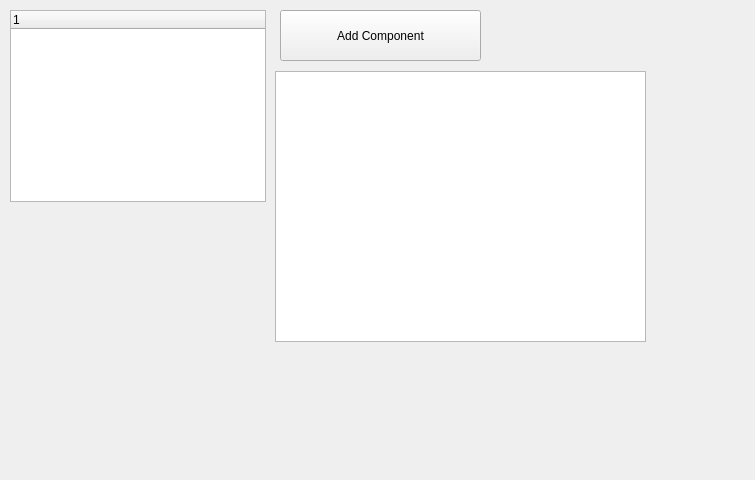
<?xml version="1.0" encoding="UTF-8"?>
<ui version="4.0">
 <class>MainWindow</class>
 <widget class="QMainWindow" name="MainWindow">
  <property name="geometry">
   <rect>
    <x>0</x>
    <y>0</y>
    <width>755</width>
    <height>480</height>
   </rect>
  </property>
  <property name="windowTitle">
   <string>Main Window</string>
  </property>
  <widget class="QWidget" name="centralwidget">
   <widget class="QTreeWidget" name="treeCompView">
    <property name="geometry">
     <rect>
      <x>10</x>
      <y>10</y>
      <width>256</width>
      <height>192</height>
     </rect>
    </property>
    <column>
     <property name="text">
      <string notr="true">1</string>
     </property>
    </column>
   </widget>
   <widget class="QPushButton" name="pushButton">
    <property name="geometry">
     <rect>
      <x>280</x>
      <y>10</y>
      <width>201</width>
      <height>51</height>
     </rect>
    </property>
    <property name="text">
     <string>Add Component</string>
    </property>
   </widget>
   <widget class="GraphWidget" name="graphicsView">
    <property name="geometry">
     <rect>
      <x>275</x>
      <y>71</y>
      <width>371</width>
      <height>271</height>
     </rect>
    </property>
   </widget>
  </widget>
 </widget>
 <customwidgets>
  <customwidget>
   <class>GraphWidget</class>
   <extends>QGraphicsView</extends>
   <header>../src/gui/graph/graphwidget.h</header>
  </customwidget>
 </customwidgets>
 <resources/>
 <connections/>
</ui>
